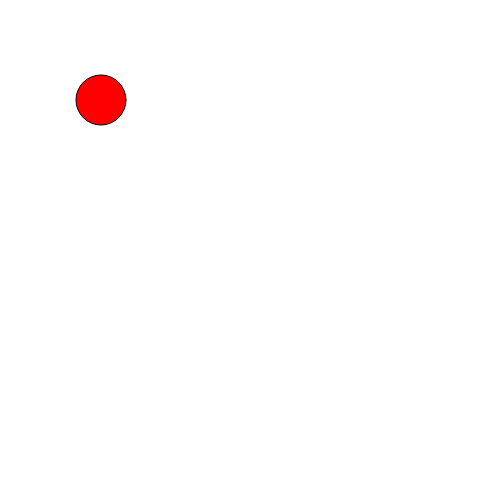
Frame 1 (no input)
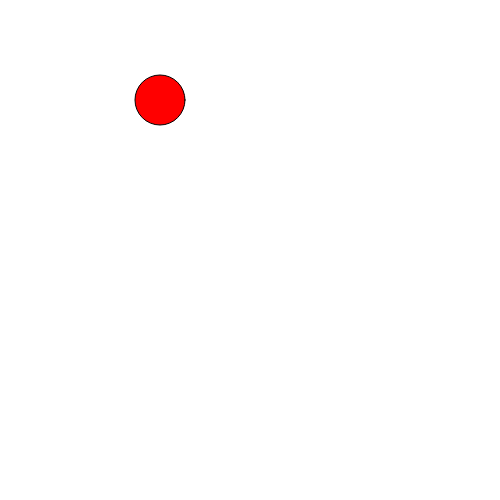
Frame 60 (no input)
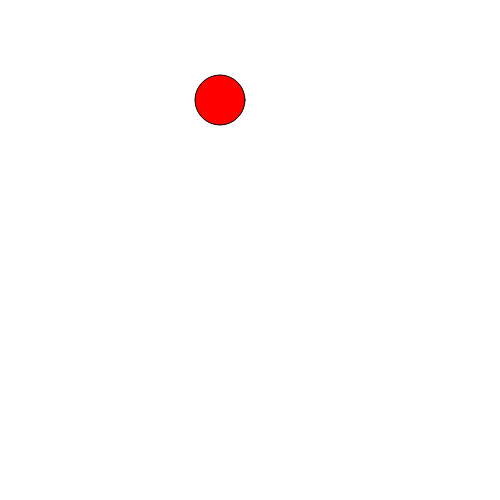
Frame 120 (the mouse pressed at the canvas centre since frame 60)

The p5.js sketch that drew these frames (run headless with seeded random() and noise() and a simulated clock; from frame 60 on, the mouse is pressed at the canvas centre):

// p5.js sketch
// ── sketch.js
let x = 100;

function setup() {
  createCanvas(500, 500);
  fill(255, 0, 0);
}

function draw() {
  background(255);
  x++;
  ellipse(x, 100, 50, 50);
}
